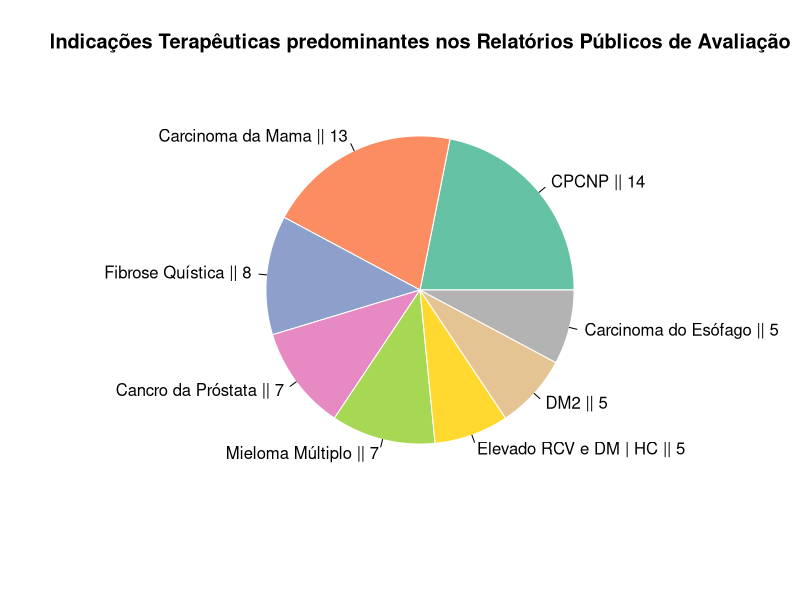

This chart was generated by the following R code:
# Create Data
Prop <- c(14, 13, 8, 7, 7, 5, 5, 5)

# Prepare a color palette. Here with R color brewer:
library(RColorBrewer)
myPalette <- brewer.pal(8, "Set2")

# Define the labels with counts
labels <- c("CPCNP", "Carcinoma da Mama", "Fibrose Quística", "Cancro da Próstata",
            "Mieloma Múltiplo", "Elevado RCV e DM | HC", "DM2", "Carcinoma do Esófago")
labels_with_counts <- paste(labels, Prop, sep = " || ")


# Add a title to the pie chart
pie(Prop, 
    labels = labels_with_counts, 
    border = "white", 
    col = myPalette, 
    main = "Indicações Terapêuticas predominantes nos Relatórios Públicos de Avaliação")
    
    
    
